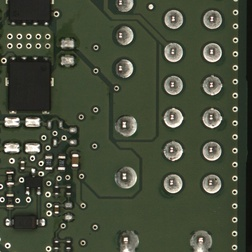
#> input picture part1.JPG, 252 x 252 px, shrunk from 512 x 512 before the run
$ python SIFT_feature_matching.py
#> lines starting #> are read from the running program, lines starting #| are printed output that depends on the picture
'''
SIFT: Scale Invariant Feature Transform
FLANN: Fast Library for Approximate Nearest Neighbors
1. Feature point generation using SIFT -> keypoint with descriptor
2. FLANN based feature matching
3. Estimate Homography using RANSAC based outlier filtering
4. Perspective transformation of the small part image into whole image to locate area.
'''

import numpy as np
import cv2 as cv
import matplotlib.pyplot as plt
img1_str = 'part1.JPG'
img2_str = 'whole_image.JPG'
img1 = cv.imread(img1_str,cv.IMREAD_GRAYSCALE)  # queryImage
#> img1: shape (252, 252); min 0, max 255, mean 71.9
img2 = cv.imread(img2_str,cv.IMREAD_GRAYSCALE)  # trainImage
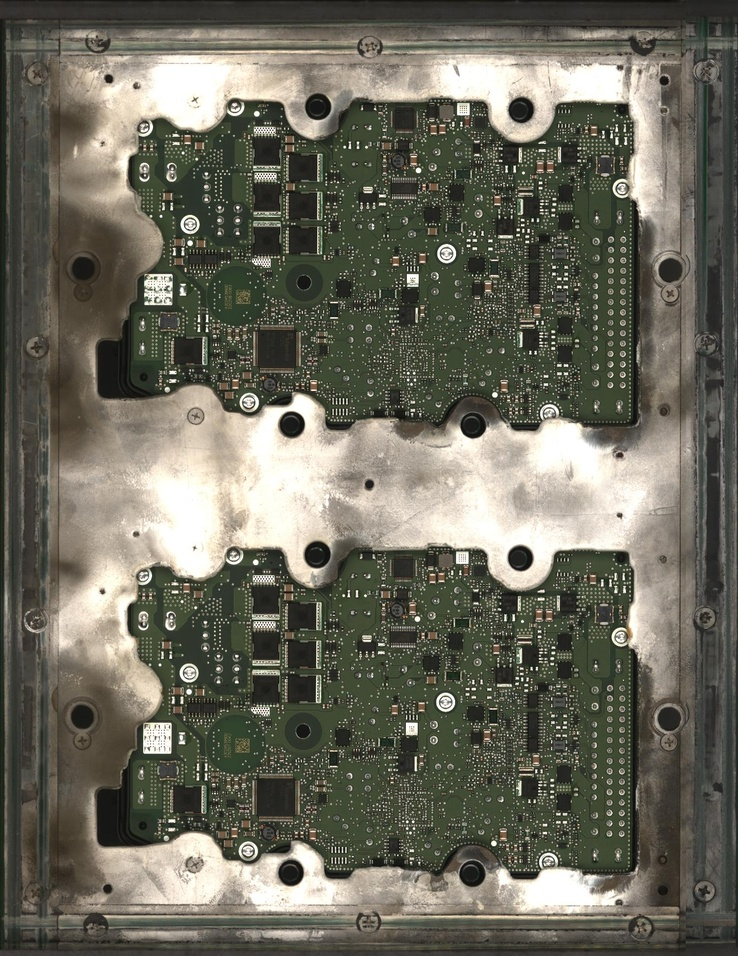
#> input picture whole_image.JPG, 738 x 956 px, shrunk from 1500 x 1944 before the run
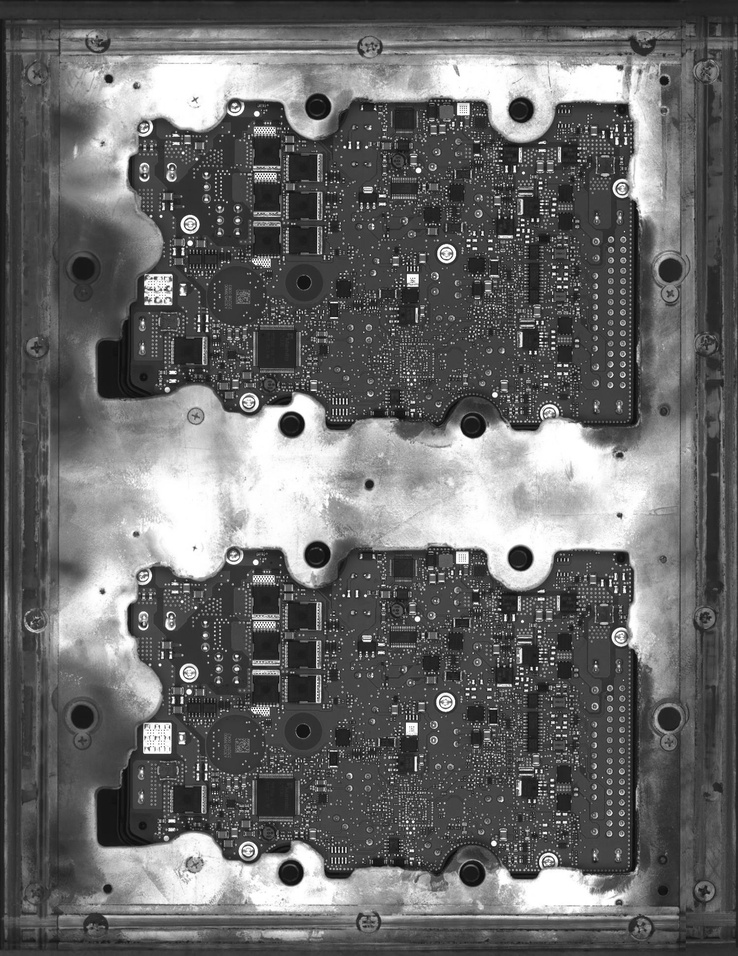
#> img2: shape (956, 738); min 3, max 255, mean 104.5
img1_bgr = cv.imread(img1_str)                  # queryImage
#> img1_bgr is the input picture: shape (252, 252, 3); mean B, G, R 58, 75.9, 69.4
img2_bgr = cv.imread(img2_str)                  # trainImage
#> img2_bgr is the input picture: shape (956, 738, 3); mean B, G, R 92.7, 105.5, 107
# Initiate SIFT detector
sift = cv.SIFT_create()
# find the keypoints and descriptors with SIFT
kp1, des1 = sift.detectAndCompute(img1,None)
#> kp1 = 484 keypoints; strongest (x, y, size): (33, 170, 2.5), (27, 193, 2.2), (151, 7, 3), (22, 162, 1.8)
kp2, des2 = sift.detectAndCompute(img2,None)
#> kp2 = 5478 keypoints; strongest (x, y, size): (520, 557, 15.7), (292, 426, 15.9), (291, 874, 16), (521, 109, 16.6)
# FLANN parameters
FLANN_INDEX_KDTREE = 1
index_params = dict(algorithm = FLANN_INDEX_KDTREE, trees = 5)
search_params = dict(checks=50)   # or pass empty dictionary
flann = cv.FlannBasedMatcher(index_params,search_params)
matches = flann.knnMatch(des1,des2,k=2)
#> matches = 484 matches

# Need to draw only good matches, so create a mask
matchesMask = [[0,0] for i in range(len(matches))]
#> matchesMask = 484 pairs, first value 0 to 0, second value 0 to 0
# ratio test as per Lowe's paper
good = []
for i,(m,n) in enumerate(matches):
    if m.distance < 0.7*n.distance:
        matchesMask[i]=[1,0]
        good.append(m)
#> after the loop, good = 29 matches; matchesMask = 484 pairs, first value 0 to 1, second value 0 to 0

MIN_MATCH_COUNT = 10
if len(good)>MIN_MATCH_COUNT:
    src_pts = np.float32([ kp1[m.queryIdx].pt for m in good ]).reshape(-1,1,2)
#> src_pts = 29 rows, first 8: [5.98, 150.1], [18.47, 190.5], [39.7, 201.3], [50.65, 8.92], [54.88, 162.8], [55.64, 40.4], [64.56, 148.2], [128.3, 36.43]
    dst_pts = np.float32([ kp2[m.trainIdx].pt for m in good ]).reshape(-1,1,2)
#> dst_pts = 29 rows, first 8: [369.9, 636.4], [561.4, 387.1], [567, 839], [571.5, 329.4], [571.9, 827], [572.2, 788.1], [575.4, 373.4], [596, 317.2]
    M, mask = cv.findHomography(src_pts, dst_pts, cv.RANSAC,5.0)
#> M = [[-54.51, 57.96, 632.3], [-23.7, 25.43, 209.8], [-0.0872, 0.0927, 1]]; mask = 29 values, max 1 at index 5, min 0 at index 0, mean 0.414
    matchesMask = mask.ravel().tolist()
#> matchesMask has the same summary as mask
    h,w = img1.shape
#> h = 252; w = 252
    pts = np.float32([ [0,0],[0,h-1],[w-1,h-1],[w-1,0] ]).reshape(-1,1,2)
#> pts = [[0, 0], [0, 251], [251, 251], [251, 0]]
    dst = cv.perspectiveTransform(pts,M)
#> dst = [[632.3, 209.8], [625.2, 271.6], [624.4, 268.6], [625, 274.9]]
    img2 = cv.polylines(img2_bgr,[np.int32(dst)],True,255,3, cv.LINE_AA)
#> img2: shape (956, 738, 3)
else:
    print( "Not enough matches are found - {}/{}".format(len(good), MIN_MATCH_COUNT) )
    matchesMask = None

draw_params = dict(matchColor = (0,255,0), # draw matches in green color
                   singlePointColor = None,
                   matchesMask = matchesMask, # draw only inliers
                   flags = 2)
#> draw_params = 4 items

img3 = cv.drawMatches(img1_bgr,kp1,img2,kp2,good,None,**draw_params)
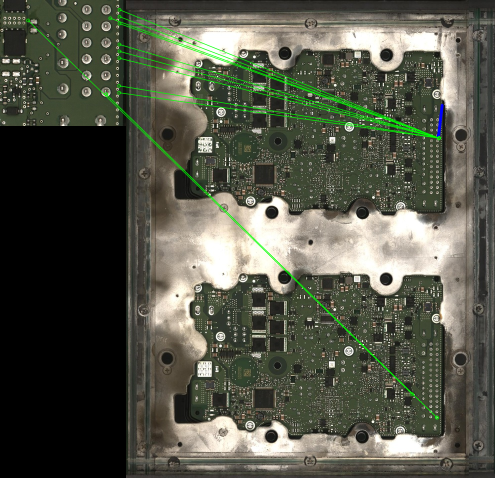
#> img3: shape (956, 990, 3) (shown at 1/2 size); mean B, G, R 72.2, 85.5, 83.3
plt.imshow(img3),plt.show()
cv.imwrite('match_result.jpg', cv.cvtColor(img3, cv.COLOR_BGR2RGB))
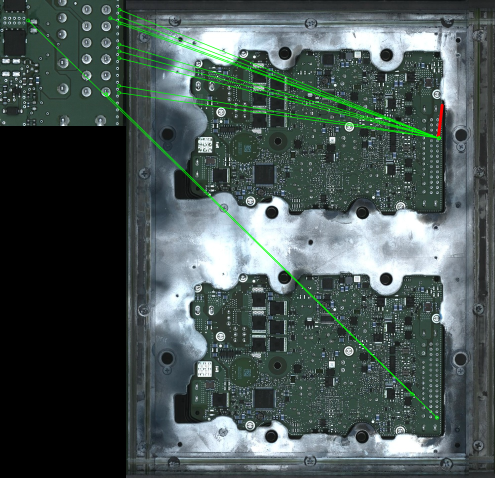
#> saved as match_result.jpg: shape (956, 990, 3) (shown at 1/2 size); mean B, G, R 83.3, 85.5, 72.2
